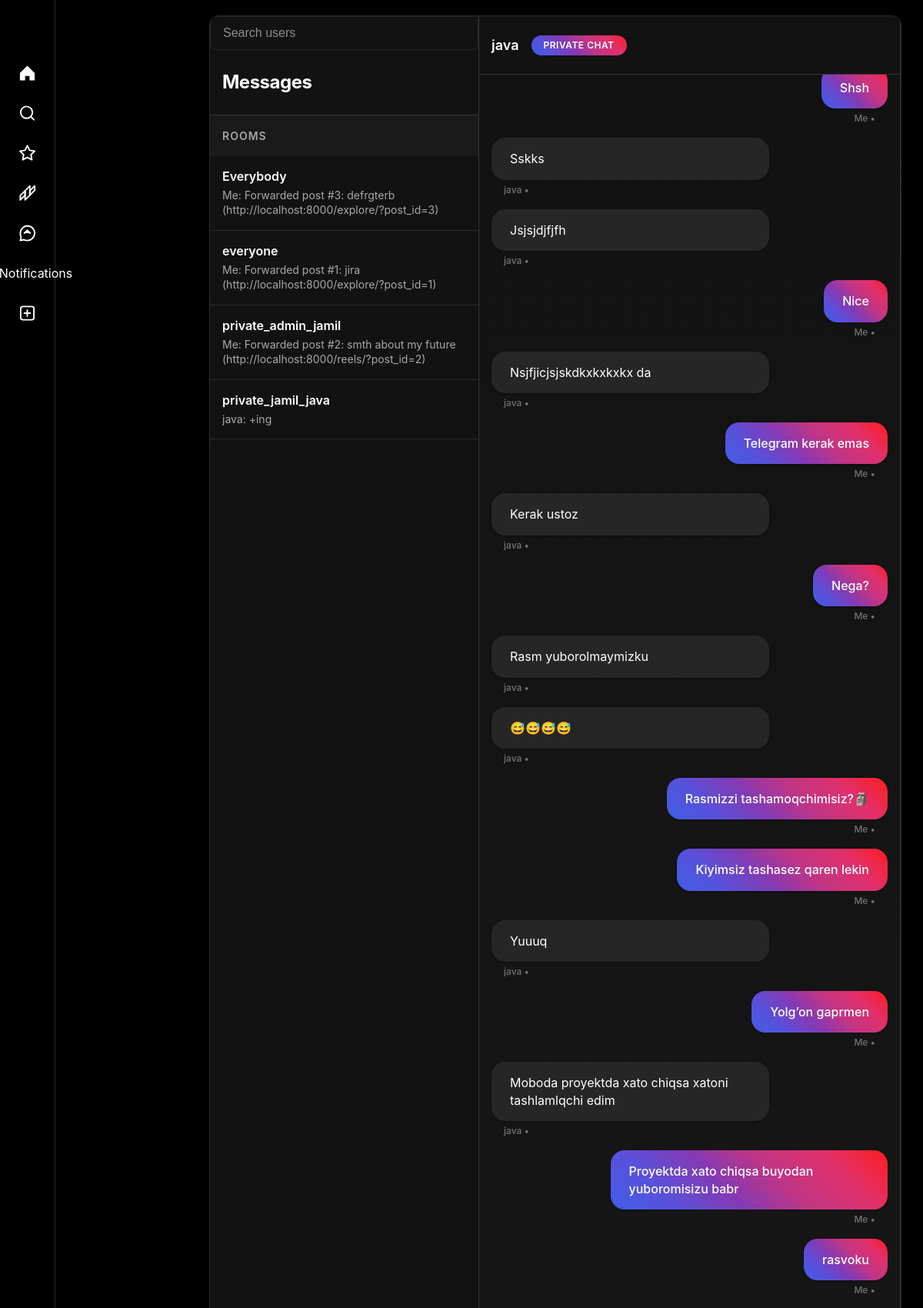
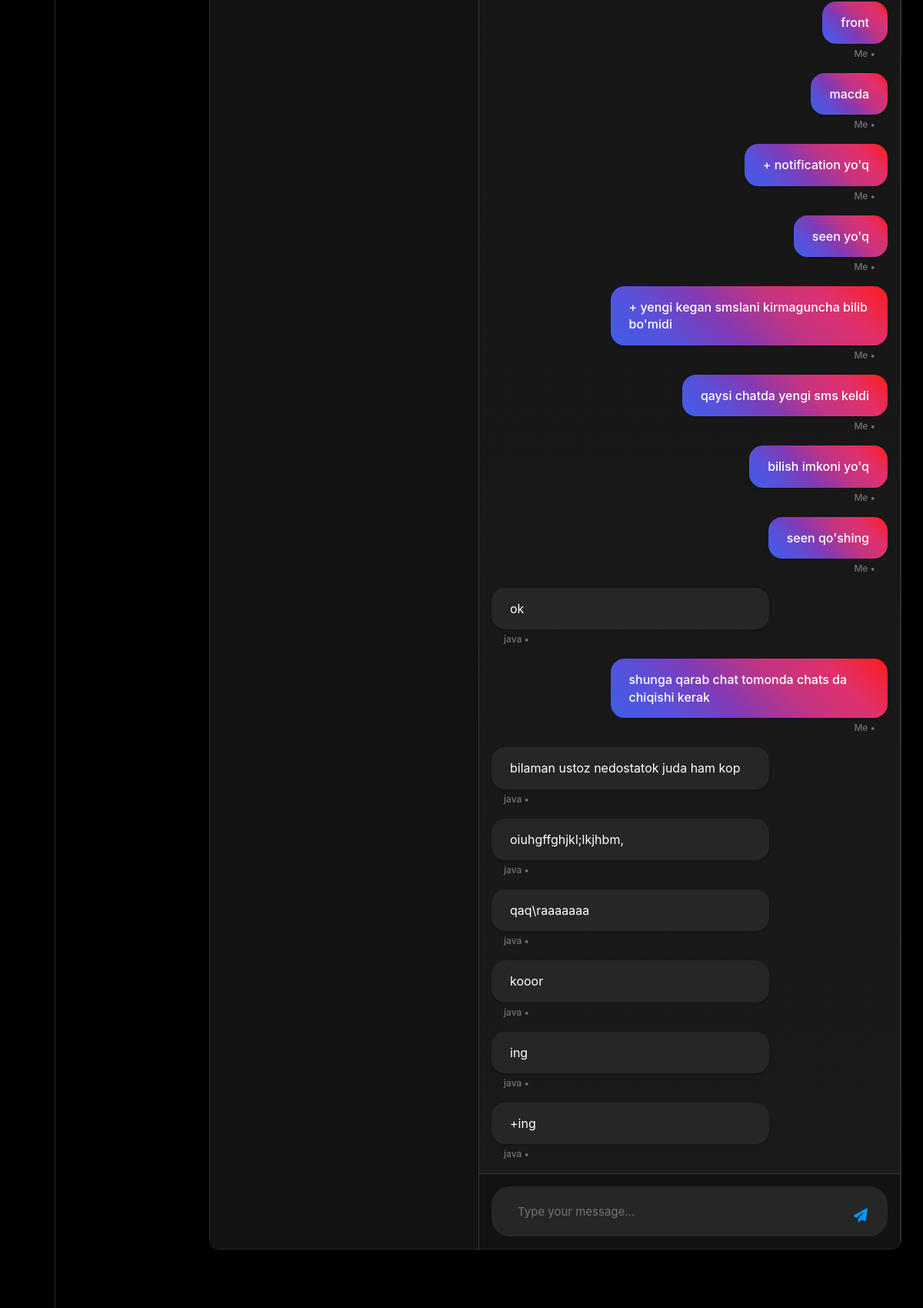
Page /chat/private_jamil_java/ (signed in, upper part) on the committed database (2 pictures, top to bottom).
### chat/models.py (models this page shows, shortened)
class Room(models.Model):
    CHAT_TYPE_CHOICES = [
        ('private', 'Private'),
        ('public', 'Public'),
    ]
    room_name = models.CharField(max_length=100, unique=True)
    members = models.ManyToManyField(UserModel, related_name='chats')
    chat_type = models.CharField(max_length=10, choices=CHAT_TYPE_CHOICES, default='public')
    def __str__(self):
        return self.room_name

class Message(models.Model):
    room = models.ForeignKey(Room, on_delete=models.CASCADE, related_name='messages')
    message = models.CharField(max_length=255)
    sender = models.ForeignKey(UserModel, on_delete=models.CASCADE)
    post = models.ForeignKey(PostModel, null=True, blank=True, on_delete=models.SET_NULL)
    created_at = models.DateTimeField(auto_now_add=True)

### users/models.py (models this page shows, shortened)
class UserModel(AbstractUser):
    bio = models.CharField(max_length=255, null=True, blank=True)
    avatar = models.ImageField(upload_to='user/avatars/', null=True, blank=True)
    website = models.URLField(null=True, blank=True)
    class GenderChoice(models.TextChoices):
        MALE = 'MALE', 'Male'
        FEMALE = 'FEMALE', 'Female'
        NOT_GIVEN = "NOT_GIVEN", "Not given"
    gender = models.CharField(
        max_length=10,
        choices=GenderChoice.choices,
        default=GenderChoice.NOT_GIVEN,
        null=True,
        blank=True
    )

### chat/views.py (the view)
# urls.py: path('<str:room_name>/', views.room_view, name='room'),
def room_view(request, room_name):
    existing_room = get_object_or_404(Room, room_name=room_name)
    get_messages = Message.objects.filter(room=existing_room)
    rooms = request.user.chats.all()
    other_members = existing_room.members.exclude(id=request.user.id)
    q = request.GET.get("q")
    qs = UserModel.objects.filter(username__icontains=q) if q else UserModel.objects.none()
    context = {
        'rooms': rooms,
        'messages': get_messages,
        'username': request.user,
        "room_name": existing_room,
        'other_members': other_members,
        'members': qs,
    }
    return render(request, 'messages.html', context)

### posts/templatetags/my_tags.py (called while the page is built)
@register.simple_tag
def split_after_second_underscore(room_name, request):
    parts = room_name.split('_')
    if len(parts) > 2:
        if parts[2] == request.user.username:
            return parts[1]
        else:
            return parts[2]
    return room_name

### templates/messages.html (shortened to what this page needs)
{% extends "base.html" %}
{% load static %}
{% load my_tags %}
{% block content %}
<div class="messages-container">
    <div class="messages-sidebar">
        <form method="GET" class="search-container">
            <div class="search-bar">
                <input type="text" name="q" placeholder="Search users" class="search-input" id="search-input"
                       autocomplete="off">
            </div>
        </form>
        <div class="messages-header">
            <h2>Messages</h2>
        </div>
        <div class="rooms-header">Rooms</div>
        {% if filtered_queryset %}
        {% for query in filtered_queryset %}
        <div class="room-item">
            <a href="{% url 'room' room_name=query.room_name  %}">
                <div class="room-name">{{ query.room_name }}</div>
                <div class="room-preview">
                    {% if query.messages.last.sender == request.user %}
                    Me: {{ query.messages.last.message }}
                    {% else %}
                    {{ query.messages.last.sender.username }}: {{ query.messages.last.message }}
                    {% endif %}
                </div>
            </a>
        </div>
        {% endfor %}
        {% else %}
        {% for room in rooms %}
        <div class="room-item">
            <a href="{% url 'room' room_name=room.room_name %}">
                <div class="room-name">{{ room.room_name }}</div>
                <div class="room-preview">
                    {% if room.messages.last.sender == request.user %}
                    Me: {{ room.messages.last.message }}
                    {% else %}
                    {% if room.messages.last.sender.username %}
                    {{ room.messages.last.sender.username }}: {{ room.messages.last.message }}
                    {% else %}
                    Start a conversation
                    {% endif %}
                    {% endif %}
                </div>
            </a>
        </div>
        {% empty %}
        <div class="empty-state">
            <i class="fa-regular fa-comment-dots"></i>
            <p>No rooms yet</p>
            <p>Create a room to start messaging</p>
        </div>
        {% endfor %}
        {% endif %}
    </div>
    <div class="chat-container">
        <div class="chat-header">
            <h2>{% split_after_second_underscore room_name.room_name request %}</h2>
            <span class="chat-type-badge">{{ room_name.chat_type }} chat</span>
        </div>
        <div class="chats" id="chats-container">
            {% for message in messages %}
            {% if message.sender.username == request.user.username %}
            <div class="single-message sent">
                <div id="{{ message.id }}" class="msg-body">{{ message.message }}</div>
                <p class="sender">Me • {{ message.timestamp|time }}</p>
            </div>
            {% else %}
            <div class="single-message">
                <div class="msg-body">{{ message.message }}</div>
                <p class="sender">{{ message.sender }} • {{ message.timestamp|time }}</p>
            </div>
            {% endif %}
            {% empty %}
            <div class="empty-state">
                <i class="fa-regular fa-comments"></i>
                <p>No messages yet</p>
                <p>Send a message to start the conversation</p>
            </div>
            {% endfor %}
        </div>
        <div class="chat-input-area">
            <form id="msg-form" method="post" class="msg-form">
                <div class="input-wrapper">
                    <textarea name="message" id="message" class="chat-input" placeholder="Type your message..."
                              rows="1"></textarea>
                    <button type="submit" class="send-btn">
                        <i class="fa-solid fa-paper-plane"></i>
                    </button>
                </div>
            </form>
        </div>
    </div>
</div>
{% endblock %}

### static/css/style.css (style rules this page uses)
* { margin: 0; padding: 0; box-sizing: border-box; }
body { font-family: -apple-system, BlinkMacSystemFont, "Segoe UI", Roboto, Helvetica, Arial, sans-serif; background-color: #000; color: #fff; overflow-x: hidden; }
.search-container { padding: 0; }
.search-input { width: 100%; background-color: #121212; border: 1px solid #262626; border-radius: 8px; padding: 12px 16px; font-size: 16px; color: #fff; transition: border-color 0.2s; }
.search-input::placeholder { color: #8e8e8e; }
.messages-container { display: flex; height: calc(100vh - 40px); border: 1px solid #262626; border-radius: 8px; overflow: hidden; margin: 0; }
.messages-sidebar { width: 350px; border-right: 1px solid #262626; background-color: #000; }
.messages-header { padding: 20px; border-bottom: 1px solid #262626; }
.messages-header h2 { font-size: 16px; font-weight: 600; color: #fff; }
.chat-header { padding: 20px; border-bottom: 1px solid #262626; display: flex; align-items: center; }
.chat-input-area { padding: 20px; border-top: 1px solid #262626; }
.chat-input { width: 100%; background-color: #121212; border: 1px solid #262626; border-radius: 22px; padding: 12px 16px; color: #fff; transition: border-color 0.2s; }
.chat-input::placeholder { color: #8e8e8e; }

### rows in the picture
Room: room_name "Everybody", messages.last.message "Forwarded post #3: defrgterb (http://localhost:8000/explore/?post_id=3)"
Room: room_name "everyone", messages.last.message "Forwarded post #1: jira (http://localhost:8000/explore/?post_id=1)"
Room: room_name "private_admin_jamil", messages.last.message "Forwarded post #2: smth about my future (http://localhost:8000/reels/?post_id=2)"
Room: room_name "private_jamil_java", messages.last.sender.username "java", messages.last.message "+ing", room_name.username "java", chat_type "PRIVATE"
Message: message "Shsh"
Message: message "Sskks", sender "java"
Message: message "Jsjsjdjfjfh", sender "java"
Message: message "Nice"
Message: message "Nsjfjicjsjskdkxkxkxkx da", sender "java"
Message: message "Telegram kerak emas"
Message: message "Kerak ustoz", sender "java"
Message: message "Nega?"
Message: message "Rasm yuborolmaymizku", sender "java"
Message: message "😅😅😅😅", sender "java"
Message: message "Rasmizzi tashamoqchimisiz?🗿"
Message: message "Kiyimsiz tashasez qaren lekin"
Message: message "Yuuuq", sender "java"
Message: message "Yolg’on gaprmen"
Message: message "Moboda proyektda xato chiqsa xatoni tashlamlqchi edim", sender "java"
Message: message "Proyektda xato chiqsa buyodan yuboromisizu babr"
Message: message "rasvoku"
Message: message "front"
Message: message "macda"
Message: message "+ notification yo'q"
Message: message "seen yo'q"
Message: message "+ yengi kegan smslani kirmaguncha bilib bo'midi"
Message: message "qaysi chatda yengi sms keldi"
Message: message "bilish imkoni yo'q"
Message: message "seen qo'shing"
Message: message "ok", sender "java"
Message: message "shunga qarab chat tomonda chats da chiqishi kerak"
Message: message "bilaman ustoz nedostatok juda ham kop", sender "java"
Message: message "oiuhgffghjkl;lkjhbm,", sender "java"
Message: message "qaq\\raaaaaaa", sender "java"
Message: message "kooor", sender "java"
Message: message "ing", sender "java"
Message: message "+ing", sender "java"
